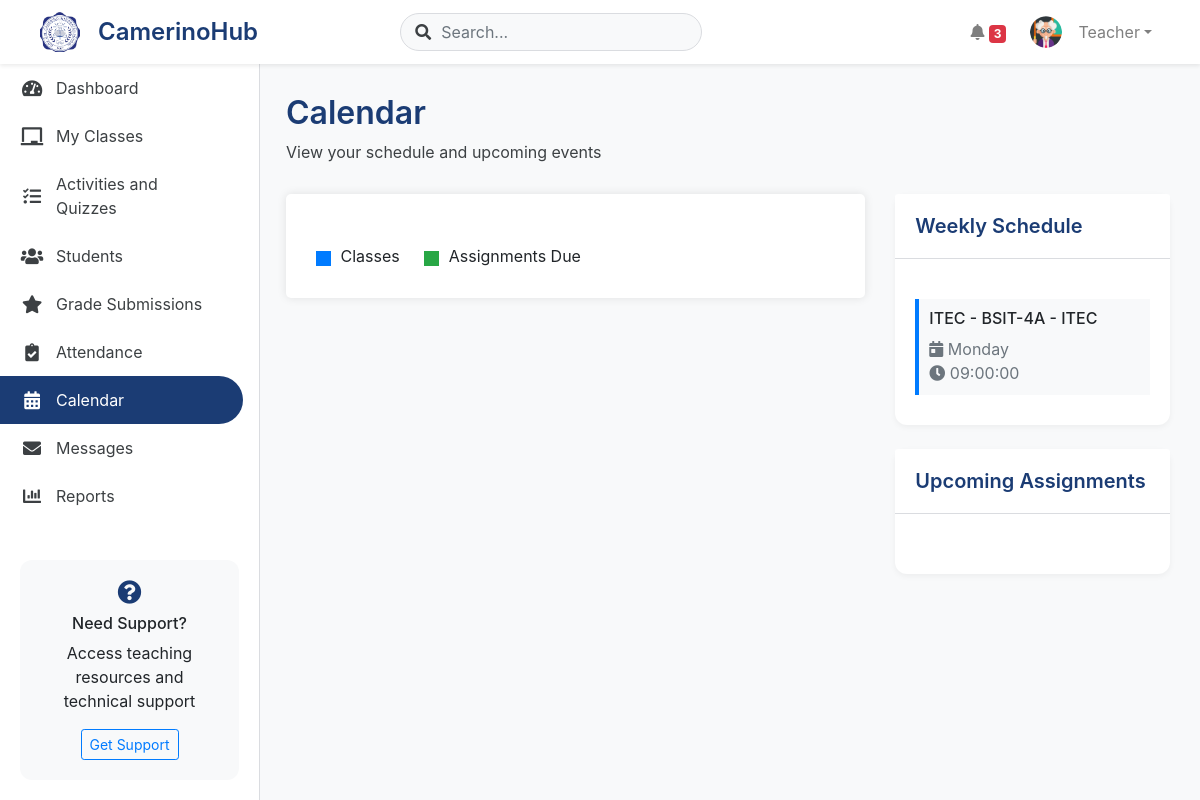
Page /Teacher/teacher_calendar.php (signed in) on the earlier database version.
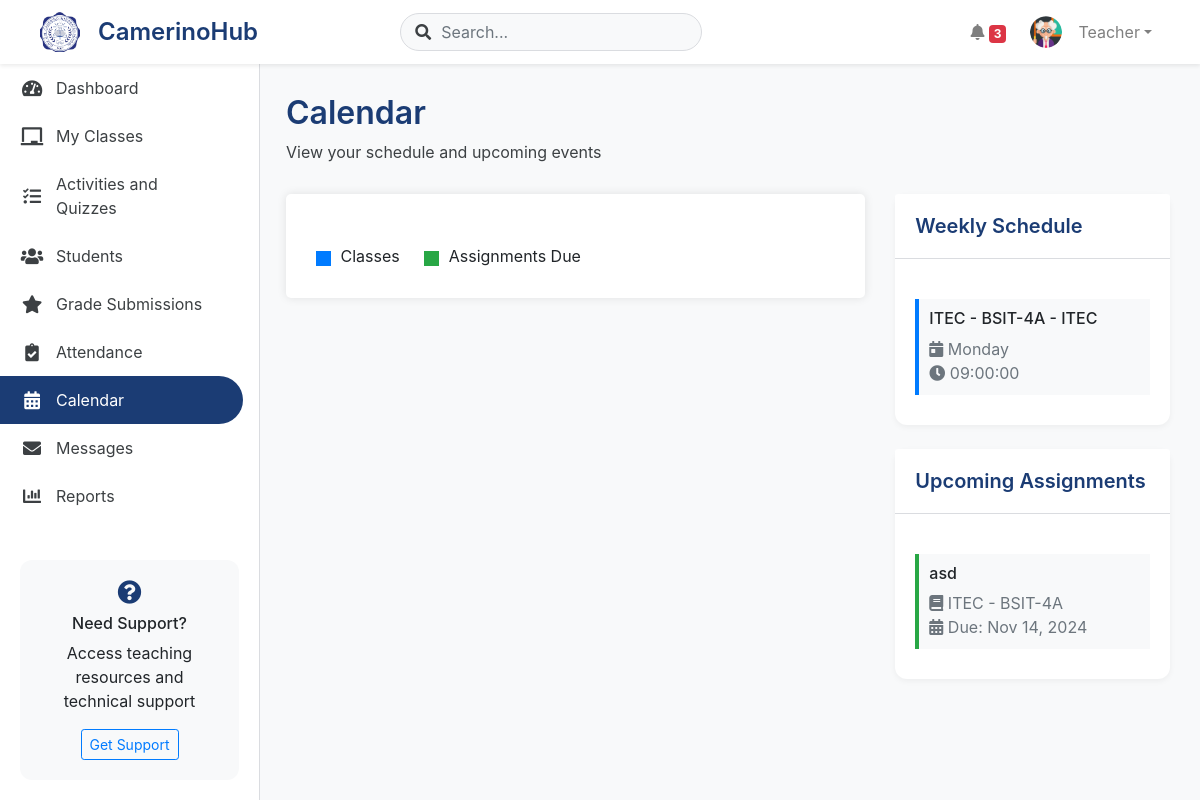
Same page on the later database version.
### tables this page shows
CREATE TABLE `section_subjects` (
  `id` int(11) NOT NULL,
  `section_id` int(11) NOT NULL,
  `subject_id` int(11) NOT NULL,
  `teacher_id` int(11) NOT NULL,
  `academic_year_id` int(11) NOT NULL,
  `schedule_day` enum('Monday','Tuesday','Wednesday','Thursday','Friday') NOT NULL,
  `schedule_time` time NOT NULL,
  `status` enum('active','inactive') DEFAULT 'active',
  `created_at` timestamp NOT NULL DEFAULT current_timestamp(),
  `enrollment_code` varchar(10) DEFAULT NULL
);

CREATE TABLE `activities` (
  `activity_id` int(11) NOT NULL,
  `teacher_id` int(11) NOT NULL,
  `section_subject_id` int(11) NOT NULL,
  `title` varchar(255) NOT NULL,
  `description` text DEFAULT NULL,
  `file_path` varchar(255) DEFAULT NULL,
  `type` enum('activity','quiz','assignment') DEFAULT 'activity',
  `points` int(11) NOT NULL DEFAULT 100,
  `quiz_link` varchar(255) DEFAULT NULL,
  `quiz_duration` int(11) DEFAULT NULL COMMENT 'Duration in minutes',
  `prevent_tab_switch` tinyint(1) DEFAULT 0,
  `fullscreen_required` tinyint(1) DEFAULT 0,
  `quiz_attempts` int(11) DEFAULT 1,
  `due_date` datetime NOT NULL,
  `created_at` timestamp NOT NULL DEFAULT current_timestamp(),
  `updated_at` timestamp NOT NULL DEFAULT current_timestamp() ON UPDATE current_timestamp(),
  `status` enum('active','inactive') DEFAULT 'active'
);

CREATE TABLE `subjects` (
  `id` int(11) NOT NULL,
  `subject_code` varchar(20) NOT NULL,
  `subject_title` varchar(255) NOT NULL,
  `subject_name` varchar(100) NOT NULL,
  `category` varchar(100) NOT NULL,
  `description` varchar(255) DEFAULT NULL,
  `created_at` timestamp NOT NULL DEFAULT current_timestamp(),
  `status` enum('active','inactive') NOT NULL DEFAULT 'active'
);

CREATE TABLE `sections` (
  `section_id` int(11) NOT NULL,
  `section_name` varchar(50) NOT NULL,
  `grade_level` enum('7','8','9','10') NOT NULL,
  `adviser_id` int(11) DEFAULT NULL,
  `school_year` varchar(9) NOT NULL,
  `status` enum('active','inactive','archived') DEFAULT 'active',
  `created_at` timestamp NOT NULL DEFAULT current_timestamp()
);

### db/dbConnector.php (called while the page is built, shortened)
<?php
class DbConnector {
public $link;
public $messageLink;
function __construct($useMessageDb = false) {
        $host = 'localhost';
        $mainDb = 'camerinohub';
        $user = 'root';
        $pass = '';
        $this->link = mysqli_connect($host, $user, $pass, $mainDb);
        mysqli_set_charset($this->link, "utf8mb4");
    }
    function prepare($query, $useMessageDb = false) {
        $conn = $useMessageDb ? $this->messageLink : $this->link;
        $stmt = mysqli_prepare($conn, $query);
        return $stmt;
    }
}
?>

### Teacher/teacher_calendar.php (the view, shortened to what the changed rows need)
<?php
require_once('../db/dbConnector.php');
$db = new DbConnector();
$teacher_id = $_SESSION['teacher_id'];
$schedule_query = "SELECT
    ss.id as class_id,
    CONCAT(sec.section_name, ' - ', sub.subject_code) as section_name,
    sub.subject_code,
    sub.subject_name,
    ss.schedule_day,
    ss.schedule_time
FROM section_subjects ss
JOIN sections sec ON ss.section_id = sec.section_id
JOIN subjects sub ON ss.subject_id = sub.id
WHERE ss.teacher_id = ?
AND ss.status = 'active'
ORDER BY ss.schedule_day, ss.schedule_time";
$stmt = $db->prepare($schedule_query);
$stmt->bind_param("i", $teacher_id);
$stmt->execute();
$schedules = $stmt->get_result()->fetch_all(MYSQLI_ASSOC);
$assignments_query = "SELECT
    a.activity_id,
    a.title,
    a.due_date,
    sub.subject_code,
    sec.section_name
FROM activities a
JOIN section_subjects ss ON a.section_subject_id = ss.id
JOIN sections sec ON ss.section_id = sec.section_id
JOIN subjects sub ON ss.subject_id = sub.id
WHERE ss.teacher_id = ?
AND a.status = 'active'
AND a.due_date >= CURDATE()
ORDER BY a.due_date ASC";
$stmt = $db->prepare($assignments_query);
$stmt->bind_param("i", $teacher_id);
$stmt->execute();
$assignments = $stmt->get_result()->fetch_all(MYSQLI_ASSOC);
?>
<!DOCTYPE html>
<html lang="en">
<head>
    <link href="https://stackpath.bootstrapcdn.com/bootstrap/4.5.2/css/bootstrap.min.css" rel="stylesheet">
    <link href="https://cdnjs.cloudflare.com/ajax/libs/font-awesome/5.15.1/css/all.min.css" rel="stylesheet">
    <link href='https://cdnjs.cloudflare.com/ajax/libs/fullcalendar/3.10.2/fullcalendar.min.css' rel='stylesheet'>
    <link rel="stylesheet" href="css/dashboard-shared.css">
</head>
<body>
    <div class="dashboard-container">
        <div class="main-content">
            <div class="content-header">
                <div class="d-flex justify-content-between align-items-center">
                    <div>
                        <h1>Calendar</h1>
                    </div>
                </div>
            </div>
            <div class="row">
                <div class="col-md-4">
                    <div class="card">
                        <div class="card-body">
                            <div class="schedule-list">
                                <?php foreach ($schedules as $schedule): ?>
                                    <div class="schedule-item">
                                        <h6><?php echo htmlspecialchars($schedule['subject_code'] . ' - ' . $schedule['section_name']); ?></h6>
                                        <div class="text-muted">
                                            <i class="fas fa-calendar-day"></i>
                                            <?php echo htmlspecialchars($schedule['schedule_day']); ?>
                                        </div>
                                        <div class="text-muted">
                                            <i class="fas fa-clock"></i>
                                            <?php echo htmlspecialchars($schedule['schedule_time']); ?>
                                        </div>
                                    </div>
                                <?php endforeach; ?>
                            </div>
                        </div>
                    </div>
                    <div class="card mt-4">
                        <div class="card-body">
                            <div class="schedule-list">
                                <?php foreach ($assignments as $assignment): ?>
                                    <div class="assignment-item">
                                        <h6><?php echo htmlspecialchars($assignment['title']); ?></h6>
                                        <div class="text-muted">
                                            <i class="fas fa-book"></i>
                                            <?php echo htmlspecialchars($assignment['subject_code'] . ' - ' . $assignment['section_name']); ?>
                                        </div>
                                        <div class="text-muted">
                                            <i class="fas fa-calendar-alt"></i>
                                            Due: <?php echo date('M d, Y', strtotime($assignment['due_date'])); ?>
                                        </div>
                                    </div>
                                <?php endforeach; ?>
                            </div>
                        </div>
                    </div>
                </div>
            </div>
        </div>
    </div>
</body>
</html>

Differences in the rows shown:
added activities: title "asd", subjects.subject_code "ITEC - BSIT-4A", due_date "Nov 14, 2024"
